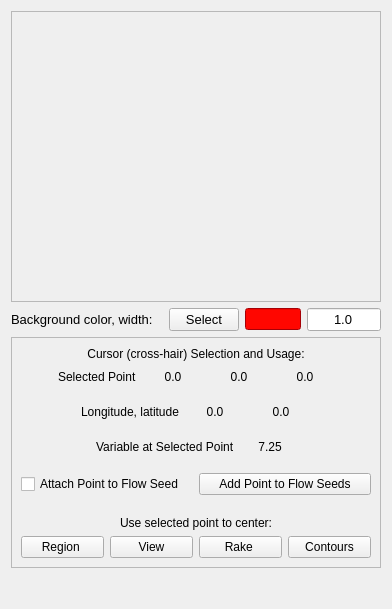
<?xml version="1.0" encoding="UTF-8"?>
<ui version="4.0">
 <class>ContourImage</class>
 <widget class="QWidget" name="ContourImage">
  <property name="geometry">
   <rect>
    <x>0</x>
    <y>0</y>
    <width>392</width>
    <height>609</height>
   </rect>
  </property>
  <property name="windowTitle">
   <string>Form</string>
  </property>
  <layout class="QHBoxLayout" name="horizontalLayout">
   <item>
    <layout class="QVBoxLayout" name="verticalLayout">
     <item>
      <widget class="QFrame" name="isolineFrameHolder">
       <property name="frameShape">
        <enum>QFrame::StyledPanel</enum>
       </property>
       <property name="frameShadow">
        <enum>QFrame::Raised</enum>
       </property>
       <layout class="QHBoxLayout">
        <item>
         <layout class="QVBoxLayout" name="_2">
          <item>
           <widget class="IsolineFrame" name="isolineImageFrame" native="true">
            <property name="sizePolicy">
             <sizepolicy hsizetype="MinimumExpanding" vsizetype="MinimumExpanding">
              <horstretch>0</horstretch>
              <verstretch>0</verstretch>
             </sizepolicy>
            </property>
            <property name="minimumSize">
             <size>
              <width>350</width>
              <height>261</height>
             </size>
            </property>
            <property name="maximumSize">
             <size>
              <width>16777215</width>
              <height>300</height>
             </size>
            </property>
            <property name="whatsThis">
             <string>&lt;html&gt;&lt;head/&gt;&lt;body&gt;&lt;p&gt;The planar view shows an image of the contour lines in the plane where they are being calculated. Click on a point in this image to identify the 3D coordinates of the point and the value of the iso variable at the point. The selected point will also be shown in the 3D scene (when in contour mode). The selected point can be used for centering, or for specifying flow seed points.&lt;/p&gt;&lt;p&gt;&lt;br/&gt;&lt;/p&gt;&lt;/body&gt;&lt;/html&gt;</string>
            </property>
           </widget>
          </item>
          <item>
           <spacer name="spacer49">
            <property name="orientation">
             <enum>Qt::Vertical</enum>
            </property>
            <property name="sizeType">
             <enum>QSizePolicy::Expanding</enum>
            </property>
            <property name="sizeHint" stdset="0">
             <size>
              <width>20</width>
              <height>20</height>
             </size>
            </property>
           </spacer>
          </item>
         </layout>
        </item>
       </layout>
      </widget>
     </item>
     <item>
      <layout class="QHBoxLayout" name="_7">
       <item>
        <spacer name="horizontalSpacer_6">
         <property name="orientation">
          <enum>Qt::Horizontal</enum>
         </property>
         <property name="sizeHint" stdset="0">
          <size>
           <width>40</width>
           <height>20</height>
          </size>
         </property>
        </spacer>
       </item>
       <item>
        <spacer name="horizontalSpacer_14">
         <property name="orientation">
          <enum>Qt::Horizontal</enum>
         </property>
         <property name="sizeHint" stdset="0">
          <size>
           <width>40</width>
           <height>20</height>
          </size>
         </property>
        </spacer>
       </item>
       <item>
        <widget class="QLabel" name="textLabel1_15">
         <property name="font">
          <font>
           <family>MS Shell Dlg 2</family>
           <pointsize>10</pointsize>
           <weight>50</weight>
           <bold>false</bold>
          </font>
         </property>
         <property name="text">
          <string>Background color, width:</string>
         </property>
         <property name="wordWrap">
          <bool>false</bool>
         </property>
        </widget>
       </item>
       <item>
        <spacer name="spacer75_6">
         <property name="orientation">
          <enum>Qt::Horizontal</enum>
         </property>
         <property name="sizeType">
          <enum>QSizePolicy::Expanding</enum>
         </property>
         <property name="sizeHint" stdset="0">
          <size>
           <width>61</width>
           <height>20</height>
          </size>
         </property>
        </spacer>
       </item>
       <item>
        <spacer name="horizontalSpacer_11">
         <property name="orientation">
          <enum>Qt::Horizontal</enum>
         </property>
         <property name="sizeHint" stdset="0">
          <size>
           <width>40</width>
           <height>20</height>
          </size>
         </property>
        </spacer>
       </item>
       <item>
        <spacer name="horizontalSpacer_4">
         <property name="orientation">
          <enum>Qt::Horizontal</enum>
         </property>
         <property name="sizeHint" stdset="0">
          <size>
           <width>40</width>
           <height>20</height>
          </size>
         </property>
        </spacer>
       </item>
       <item>
        <widget class="QPushButton" name="isolinePanelBackgroundColorButton">
         <property name="minimumSize">
          <size>
           <width>70</width>
           <height>0</height>
          </size>
         </property>
         <property name="maximumSize">
          <size>
           <width>80</width>
           <height>16777215</height>
          </size>
         </property>
         <property name="font">
          <font>
           <family>MS Shell Dlg 2</family>
           <pointsize>10</pointsize>
           <weight>50</weight>
           <bold>false</bold>
          </font>
         </property>
         <property name="toolTip">
          <string>Click to specify the background color in this image panel</string>
         </property>
         <property name="text">
          <string>Select</string>
         </property>
        </widget>
       </item>
       <item>
        <widget class="QLineEdit" name="isolinePanelBackgroundColorEdit">
         <property name="minimumSize">
          <size>
           <width>25</width>
           <height>0</height>
          </size>
         </property>
         <property name="palette">
          <palette>
           <active>
            <colorrole role="Base">
             <brush brushstyle="SolidPattern">
              <color alpha="255">
               <red>255</red>
               <green>6</green>
               <blue>0</blue>
              </color>
             </brush>
            </colorrole>
            <colorrole role="Window">
             <brush brushstyle="SolidPattern">
              <color alpha="255">
               <red>232</red>
               <green>0</green>
               <blue>8</blue>
              </color>
             </brush>
            </colorrole>
           </active>
           <inactive>
            <colorrole role="Base">
             <brush brushstyle="SolidPattern">
              <color alpha="255">
               <red>255</red>
               <green>6</green>
               <blue>0</blue>
              </color>
             </brush>
            </colorrole>
            <colorrole role="Window">
             <brush brushstyle="SolidPattern">
              <color alpha="255">
               <red>232</red>
               <green>0</green>
               <blue>8</blue>
              </color>
             </brush>
            </colorrole>
           </inactive>
           <disabled>
            <colorrole role="Base">
             <brush brushstyle="SolidPattern">
              <color alpha="255">
               <red>232</red>
               <green>0</green>
               <blue>8</blue>
              </color>
             </brush>
            </colorrole>
            <colorrole role="Window">
             <brush brushstyle="SolidPattern">
              <color alpha="255">
               <red>232</red>
               <green>0</green>
               <blue>8</blue>
              </color>
             </brush>
            </colorrole>
           </disabled>
          </palette>
         </property>
         <property name="cursor">
          <cursorShape>ArrowCursor</cursorShape>
         </property>
         <property name="focusPolicy">
          <enum>Qt::StrongFocus</enum>
         </property>
         <property name="acceptDrops">
          <bool>true</bool>
         </property>
         <property name="toolTip">
          <string>this is the background color of the image view</string>
         </property>
         <property name="inputMask">
          <string notr="true"/>
         </property>
         <property name="text">
          <string/>
         </property>
         <property name="readOnly">
          <bool>true</bool>
         </property>
        </widget>
       </item>
       <item>
        <spacer name="horizontalSpacer_12">
         <property name="orientation">
          <enum>Qt::Horizontal</enum>
         </property>
         <property name="sizeHint" stdset="0">
          <size>
           <width>40</width>
           <height>20</height>
          </size>
         </property>
        </spacer>
       </item>
       <item>
        <widget class="QLineEdit" name="panelLineWidthEdit">
         <property name="minimumSize">
          <size>
           <width>50</width>
           <height>0</height>
          </size>
         </property>
         <property name="font">
          <font>
           <family>MS Shell Dlg 2</family>
           <pointsize>10</pointsize>
           <weight>50</weight>
           <bold>false</bold>
          </font>
         </property>
         <property name="toolTip">
          <string>Specify width of lines in this panel in pixels</string>
         </property>
         <property name="text">
          <string>1.0</string>
         </property>
         <property name="alignment">
          <set>Qt::AlignHCenter</set>
         </property>
        </widget>
       </item>
      </layout>
     </item>
     <item>
      <widget class="QFrame" name="frame8">
       <property name="frameShape">
        <enum>QFrame::StyledPanel</enum>
       </property>
       <property name="frameShadow">
        <enum>QFrame::Raised</enum>
       </property>
       <layout class="QHBoxLayout" name="_3">
        <item>
         <layout class="QVBoxLayout" name="_4">
          <item>
           <widget class="QLabel" name="textLabel2_6">
            <property name="text">
             <string>Cursor (cross-hair) Selection and Usage:</string>
            </property>
            <property name="alignment">
             <set>Qt::AlignCenter</set>
            </property>
            <property name="wordWrap">
             <bool>false</bool>
            </property>
           </widget>
          </item>
          <item>
           <layout class="QHBoxLayout" name="_5">
            <item>
             <spacer name="spacer149">
              <property name="orientation">
               <enum>Qt::Horizontal</enum>
              </property>
              <property name="sizeType">
               <enum>QSizePolicy::Expanding</enum>
              </property>
              <property name="sizeHint" stdset="0">
               <size>
                <width>21</width>
                <height>20</height>
               </size>
              </property>
             </spacer>
            </item>
            <item>
             <widget class="QLabel" name="textLabel5">
              <property name="text">
               <string>Selected Point</string>
              </property>
              <property name="wordWrap">
               <bool>false</bool>
              </property>
             </widget>
            </item>
            <item>
             <widget class="QLabel" name="selectedXLabel">
              <property name="minimumSize">
               <size>
                <width>60</width>
                <height>0</height>
               </size>
              </property>
              <property name="toolTip">
               <string>X-coordinate of point at cross-hairs</string>
              </property>
              <property name="text">
               <string>0.0</string>
              </property>
              <property name="alignment">
               <set>Qt::AlignCenter</set>
              </property>
              <property name="wordWrap">
               <bool>false</bool>
              </property>
             </widget>
            </item>
            <item>
             <widget class="QLabel" name="selectedYLabel">
              <property name="minimumSize">
               <size>
                <width>60</width>
                <height>0</height>
               </size>
              </property>
              <property name="toolTip">
               <string>Y-coordinate of selected point at cross-hairs</string>
              </property>
              <property name="text">
               <string>0.0</string>
              </property>
              <property name="alignment">
               <set>Qt::AlignCenter</set>
              </property>
              <property name="wordWrap">
               <bool>false</bool>
              </property>
             </widget>
            </item>
            <item>
             <widget class="QLabel" name="selectedZLabel">
              <property name="minimumSize">
               <size>
                <width>60</width>
                <height>0</height>
               </size>
              </property>
              <property name="toolTip">
               <string>Z-coordinate of selected point at cross-hairs</string>
              </property>
              <property name="text">
               <string>0.0</string>
              </property>
              <property name="alignment">
               <set>Qt::AlignCenter</set>
              </property>
              <property name="wordWrap">
               <bool>false</bool>
              </property>
             </widget>
            </item>
            <item>
             <spacer name="spacer150">
              <property name="orientation">
               <enum>Qt::Horizontal</enum>
              </property>
              <property name="sizeType">
               <enum>QSizePolicy::Expanding</enum>
              </property>
              <property name="sizeHint" stdset="0">
               <size>
                <width>21</width>
                <height>20</height>
               </size>
              </property>
             </spacer>
            </item>
           </layout>
          </item>
          <item>
           <widget class="QFrame" name="latLonFrame">
            <property name="frameShape">
             <enum>QFrame::NoFrame</enum>
            </property>
            <property name="frameShadow">
             <enum>QFrame::Plain</enum>
            </property>
            <layout class="QHBoxLayout" name="_6">
             <item>
              <layout class="QHBoxLayout" name="_8">
               <item>
                <spacer name="spacer149_2">
                 <property name="orientation">
                  <enum>Qt::Horizontal</enum>
                 </property>
                 <property name="sizeType">
                  <enum>QSizePolicy::Expanding</enum>
                 </property>
                 <property name="sizeHint" stdset="0">
                  <size>
                   <width>21</width>
                   <height>20</height>
                  </size>
                 </property>
                </spacer>
               </item>
               <item>
                <widget class="QLabel" name="textLabel5_2">
                 <property name="text">
                  <string>Longitude, latitude</string>
                 </property>
                 <property name="wordWrap">
                  <bool>false</bool>
                 </property>
                </widget>
               </item>
               <item>
                <widget class="QLabel" name="selectedLonLabel">
                 <property name="minimumSize">
                  <size>
                   <width>60</width>
                   <height>0</height>
                  </size>
                 </property>
                 <property name="toolTip">
                  <string>Longitude and latitude of selected point at cross-hairs</string>
                 </property>
                 <property name="text">
                  <string>0.0</string>
                 </property>
                 <property name="alignment">
                  <set>Qt::AlignCenter</set>
                 </property>
                 <property name="wordWrap">
                  <bool>false</bool>
                 </property>
                </widget>
               </item>
               <item>
                <widget class="QLabel" name="selectedLatLabel">
                 <property name="minimumSize">
                  <size>
                   <width>60</width>
                   <height>0</height>
                  </size>
                 </property>
                 <property name="toolTip">
                  <string>Longitude and latitude of selected point at cross-hairs</string>
                 </property>
                 <property name="text">
                  <string>0.0</string>
                 </property>
                 <property name="alignment">
                  <set>Qt::AlignCenter</set>
                 </property>
                 <property name="wordWrap">
                  <bool>false</bool>
                 </property>
                </widget>
               </item>
               <item>
                <spacer name="spacer150_2">
                 <property name="orientation">
                  <enum>Qt::Horizontal</enum>
                 </property>
                 <property name="sizeType">
                  <enum>QSizePolicy::Expanding</enum>
                 </property>
                 <property name="sizeHint" stdset="0">
                  <size>
                   <width>21</width>
                   <height>20</height>
                  </size>
                 </property>
                </spacer>
               </item>
              </layout>
             </item>
            </layout>
           </widget>
          </item>
          <item>
           <layout class="QHBoxLayout" name="_9">
            <item>
             <spacer name="spacer151">
              <property name="orientation">
               <enum>Qt::Horizontal</enum>
              </property>
              <property name="sizeType">
               <enum>QSizePolicy::Expanding</enum>
              </property>
              <property name="sizeHint" stdset="0">
               <size>
                <width>61</width>
                <height>20</height>
               </size>
              </property>
             </spacer>
            </item>
            <item>
             <widget class="QLabel" name="variableLabel">
              <property name="toolTip">
               <string>value of variable or magnitude of variable(s)at selected point</string>
              </property>
              <property name="whatsThis">
               <string>&lt;html&gt;&lt;head/&gt;&lt;body&gt;&lt;p&gt;The value of the current variable at the selected point is displayed.   The value is only displayed if the isoline is enabled and if the selected point is in the current region.&lt;/p&gt;&lt;/body&gt;&lt;/html&gt;</string>
              </property>
              <property name="text">
               <string> Variable at Selected Point</string>
              </property>
              <property name="alignment">
               <set>Qt::AlignCenter</set>
              </property>
              <property name="wordWrap">
               <bool>false</bool>
              </property>
             </widget>
            </item>
            <item>
             <widget class="QLabel" name="valueMagLabel">
              <property name="minimumSize">
               <size>
                <width>60</width>
                <height>0</height>
               </size>
              </property>
              <property name="toolTip">
               <string>value or magnitude of contour line variable at selected point </string>
              </property>
              <property name="text">
               <string>7.25</string>
              </property>
              <property name="alignment">
               <set>Qt::AlignCenter</set>
              </property>
              <property name="wordWrap">
               <bool>false</bool>
              </property>
             </widget>
            </item>
            <item>
             <spacer name="spacer152_2">
              <property name="orientation">
               <enum>Qt::Horizontal</enum>
              </property>
              <property name="sizeType">
               <enum>QSizePolicy::Expanding</enum>
              </property>
              <property name="sizeHint" stdset="0">
               <size>
                <width>21</width>
                <height>20</height>
               </size>
              </property>
             </spacer>
            </item>
           </layout>
          </item>
          <item>
           <spacer name="spacer148">
            <property name="orientation">
             <enum>Qt::Vertical</enum>
            </property>
            <property name="sizeType">
             <enum>QSizePolicy::Expanding</enum>
            </property>
            <property name="sizeHint" stdset="0">
             <size>
              <width>20</width>
              <height>16</height>
             </size>
            </property>
           </spacer>
          </item>
          <item>
           <layout class="QHBoxLayout" name="_10">
            <item>
             <widget class="QCheckBox" name="attachSeedCheckbox">
              <property name="toolTip">
               <string>Check this box to attach the selected point to a seed in the currently applicable flow instance at the current time step.</string>
              </property>
              <property name="whatsThis">
               <string>&lt;html&gt;&lt;head/&gt;&lt;body&gt;&lt;p&gt;The current selected point in the isoline plane&lt;/p&gt;&lt;p&gt;can be inserted into the list of seeds in&lt;/p&gt;&lt;p&gt;the flow instance that is currently active&lt;/p&gt;&lt;p&gt;in the active visualizer.  When you click &amp;quot;Add&lt;/p&gt;&lt;p&gt;Point to Flow Seeds&amp;quot;, the point will be&lt;/p&gt;&lt;p&gt;added to the list of seeds at the current&lt;/p&gt;&lt;p&gt;time step. The resulting flow line will be &lt;/p&gt;&lt;p&gt;immediately visualized if that flow instance&lt;/p&gt;&lt;p&gt;is enabled and set to use the seed list,&lt;/p&gt;&lt;p&gt;provided of course that the seed is inside&lt;/p&gt;&lt;p&gt;the current region.&lt;/p&gt;&lt;p&gt;If you check the &amp;quot;Attach Point to flow seed&amp;quot;,&lt;/p&gt;&lt;p&gt;then the seed will move around as you&lt;/p&gt;&lt;p&gt;change the selection in the isoline&lt;/p&gt;&lt;/body&gt;&lt;/html&gt;</string>
              </property>
              <property name="text">
               <string>Attach Point to Flow Seed</string>
              </property>
             </widget>
            </item>
            <item>
             <widget class="QPushButton" name="addSeedButton">
              <property name="toolTip">
               <string>Click to add the selected point to the seeds for the applicable flow panel, at the current time step</string>
              </property>
              <property name="whatsThis">
               <string>&lt;html&gt;&lt;head/&gt;&lt;body&gt;&lt;p&gt;The current selected point in the isoline plane&lt;/p&gt;&lt;p&gt;can be inserted into the list of seeds in&lt;/p&gt;&lt;p&gt;the flow instance that is currently active&lt;/p&gt;&lt;p&gt;in the active visualizer.  When you click &amp;quot;Add&lt;/p&gt;&lt;p&gt;Point to Flow Seeds&amp;quot;, the point will be&lt;/p&gt;&lt;p&gt;added to the list of seeds at the current&lt;/p&gt;&lt;p&gt;time step. The resulting flow line will be &lt;/p&gt;&lt;p&gt;immediately visualized if that flow instance&lt;/p&gt;&lt;p&gt;is enabled and set to use the seed list,&lt;/p&gt;&lt;p&gt;provided of course that the seed is inside&lt;/p&gt;&lt;p&gt;the current region.&lt;/p&gt;&lt;p&gt;If you check the &amp;quot;Attach Point to flow seed&amp;quot;,&lt;/p&gt;&lt;p&gt;then the seed will move around as you&lt;/p&gt;&lt;p&gt;change the selection in the isoline&lt;/p&gt;&lt;/body&gt;&lt;/html&gt;</string>
              </property>
              <property name="text">
               <string>Add Point to Flow Seeds</string>
              </property>
             </widget>
            </item>
           </layout>
          </item>
          <item>
           <spacer name="spacer144">
            <property name="orientation">
             <enum>Qt::Vertical</enum>
            </property>
            <property name="sizeType">
             <enum>QSizePolicy::Expanding</enum>
            </property>
            <property name="sizeHint" stdset="0">
             <size>
              <width>20</width>
              <height>20</height>
             </size>
            </property>
           </spacer>
          </item>
          <item>
           <widget class="QLabel" name="textLabel11">
            <property name="text">
             <string>Use selected point to center:</string>
            </property>
            <property name="alignment">
             <set>Qt::AlignCenter</set>
            </property>
            <property name="wordWrap">
             <bool>false</bool>
            </property>
           </widget>
          </item>
          <item>
           <layout class="QHBoxLayout" name="_11">
            <item>
             <widget class="QPushButton" name="regionCenterButton">
              <property name="toolTip">
               <string>Click to move the current region center to the selected point</string>
              </property>
              <property name="whatsThis">
               <string>When this is clicked, the selected point is made the center of the current region.  The region is shrunk as necessary to fit within the full data extents.</string>
              </property>
              <property name="text">
               <string>Region </string>
              </property>
             </widget>
            </item>
            <item>
             <widget class="QPushButton" name="viewCenterButton">
              <property name="toolTip">
               <string>Click to recenter viewpoint at selected point</string>
              </property>
              <property name="whatsThis">
               <string>When this is clicked, the current viewpoint is modified to point at the selected point and the selected point becomes the rotation center.</string>
              </property>
              <property name="text">
               <string>View</string>
              </property>
             </widget>
            </item>
            <item>
             <widget class="QPushButton" name="rakeCenterButton">
              <property name="toolTip">
               <string>Click to reenter flow rake at selected point</string>
              </property>
              <property name="whatsThis">
               <string>When clicked, the current selected point becomes the center of the current rake (for the current active flow instance).  The rake will be shrunk as necessary to fit within the data domain.</string>
              </property>
              <property name="text">
               <string>Rake </string>
              </property>
             </widget>
            </item>
            <item>
             <widget class="QPushButton" name="isolineCenterButton">
              <property name="toolTip">
               <string>&lt;html&gt;&lt;head/&gt;&lt;body&gt;&lt;p&gt;Click to recenter this contour surface at selected point&lt;/p&gt;&lt;/body&gt;&lt;/html&gt;</string>
              </property>
              <property name="whatsThis">
               <string>&lt;html&gt;&lt;head/&gt;&lt;body&gt;&lt;p&gt;When this button is clicked, this contour line surface is moved so that its center becomes the selected point.&lt;/p&gt;&lt;/body&gt;&lt;/html&gt;</string>
              </property>
              <property name="text">
               <string>Contours</string>
              </property>
             </widget>
            </item>
           </layout>
          </item>
         </layout>
        </item>
       </layout>
      </widget>
     </item>
     <item>
      <spacer name="verticalSpacer">
       <property name="orientation">
        <enum>Qt::Vertical</enum>
       </property>
       <property name="sizeHint" stdset="0">
        <size>
         <width>20</width>
         <height>40</height>
        </size>
       </property>
      </spacer>
     </item>
    </layout>
   </item>
  </layout>
 </widget>
 <customwidgets>
  <customwidget>
   <class>IsolineFrame</class>
   <extends>QWidget</extends>
   <header>../isolineframe.h</header>
  </customwidget>
 </customwidgets>
 <resources/>
 <connections/>
</ui>
